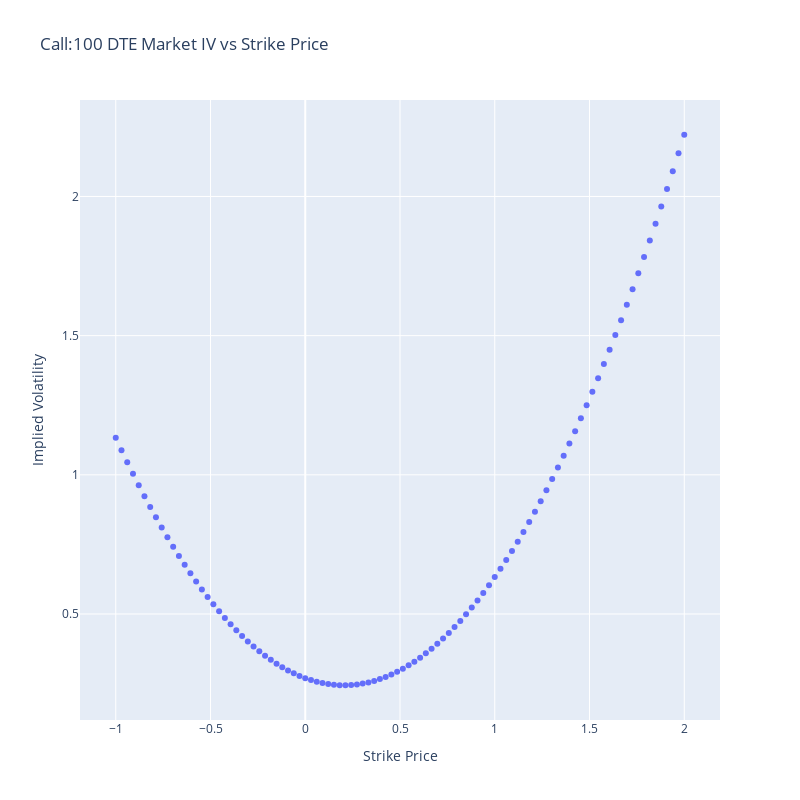

Notebook code cell kept with this figure:
### Code cell
lab.manager.CallDumasBuilder.plot(100)
